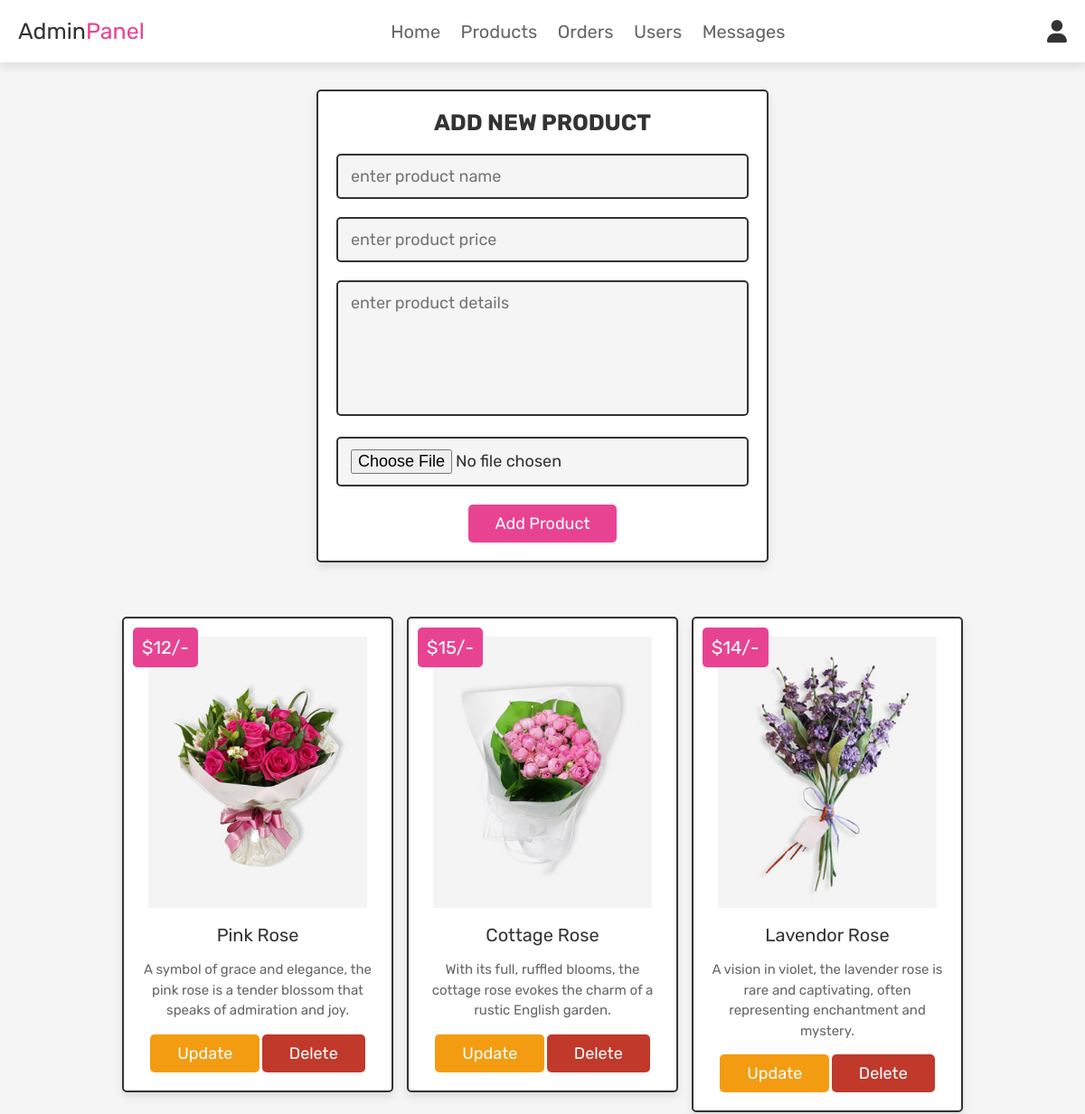
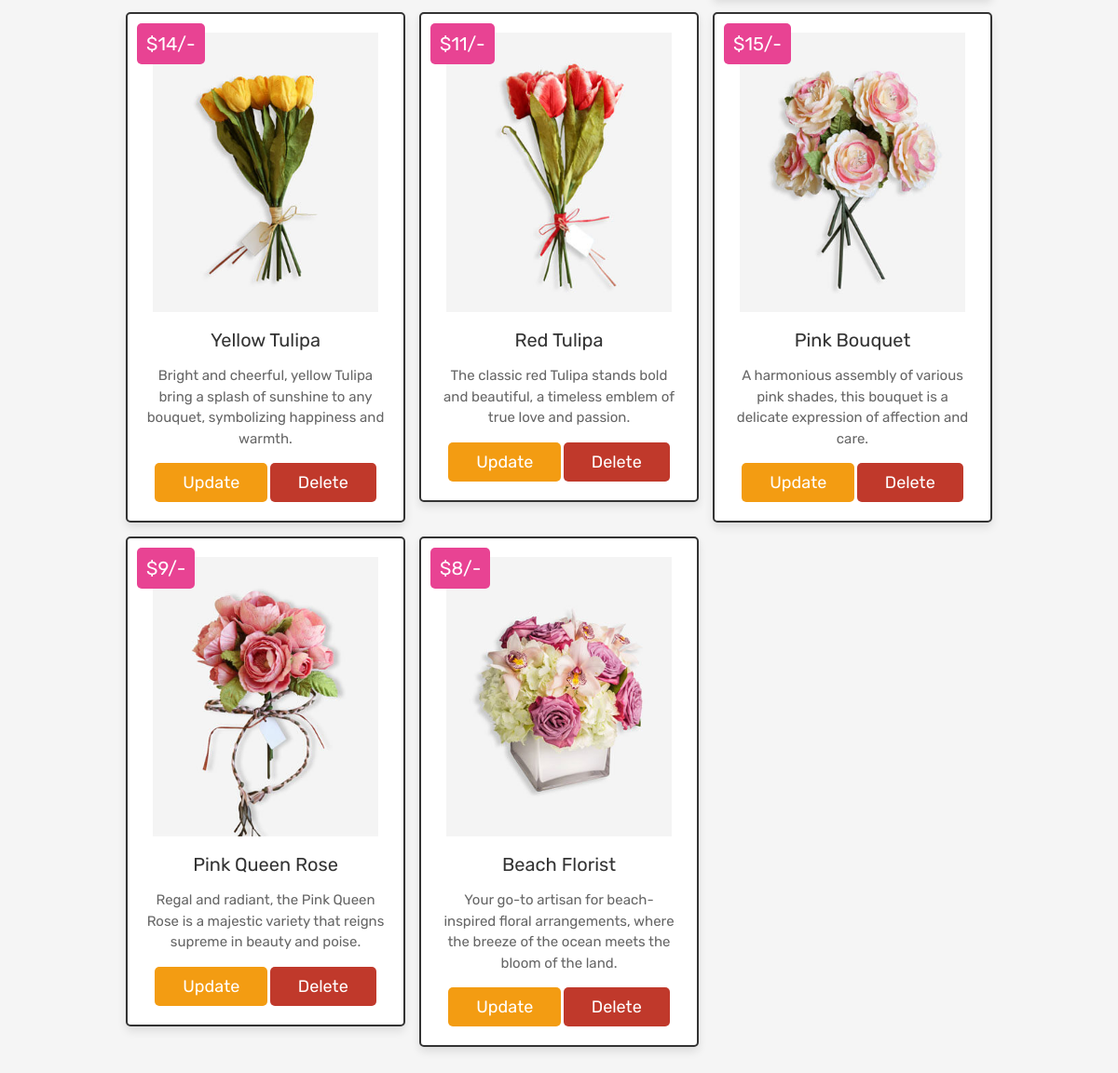
The page /admin_products.php (signed in) on the database its author committed (2 pictures, top to bottom).
### tables this page shows
CREATE TABLE `products` (
  `id` int(100) NOT NULL,
  `name` varchar(100) NOT NULL,
  `details` varchar(500) NOT NULL,
  `price` int(100) NOT NULL,
  `image` varchar(100) NOT NULL
);

### admin_products.php (the view, shortened to what this page needs)
<?php
@include 'config.php';
?>
<!DOCTYPE html>
<html lang="en">
<head>
   <link rel="stylesheet" href="https://cdnjs.cloudflare.com/ajax/libs/font-awesome/6.0.0/css/all.min.css">
   <link rel="stylesheet" href="css/admin_style.css">
</head>
<body>
<?php @include 'admin_header.php'; ?>
<section class="add-products">
   <form action="" method="POST" enctype="multipart/form-data">
      <h3>add new product</h3>
      <input type="text" class="box" required placeholder="enter product name" name="name">
      <input type="number" min="0" class="box" required placeholder="enter product price" name="price">
      <textarea name="details" class="box" required placeholder="enter product details" cols="30" rows="10"></textarea>
      <input type="file" accept="image/jpg, image/jpeg, image/png" required class="box" name="image">
      <input type="submit" value="add product" name="add_product" class="btn">
   </form>
</section>
<section class="show-products">
   <div class="box-container">
      <?php
         $select_products = mysqli_query($conn, "SELECT * FROM `products`") or die('query failed');
         if(mysqli_num_rows($select_products) > 0){
            while($fetch_products = mysqli_fetch_assoc($select_products)){
      ?>
      <div class="box">
         <div class="price">$<?php echo $fetch_products['price']; ?>/-</div>
         <img class="image" src="uploaded_img/<?php echo $fetch_products['image']; ?>" alt="">
         <div class="name"><?php echo $fetch_products['name']; ?></div>
         <div class="details"><?php echo $fetch_products['details']; ?></div>
         <a href="admin_update_product.php?update=<?php echo $fetch_products['id']; ?>" class="option-btn">update</a>
         <a href="admin_products.php?delete=<?php echo $fetch_products['id']; ?>" class="delete-btn" onclick="return confirm('delete this product?');">delete</a>
      </div>
      <?php
         }
      }else{
         echo '<p class="empty">no products added yet!</p>';
      }
      ?>
   </div>
</section>
</body>
</html>

### admin_header.php (shortened to what this page needs)
<header class="header">
   <div class="flex">
      <a href="admin_page.php" class="logo">Admin<span>Panel</span></a>
      <nav class="navbar">
         <a href="admin_page.php">Home</a>
         <a href="admin_products.php">Products</a>
         <a href="admin_orders.php">Orders</a>
         <a href="admin_users.php">Users</a>
         <a href="admin_contacts.php">Messages</a>
      </nav>
      <div class="icons">
         <div id="user-btn" class="fas fa-user"></div>
      </div>
   </div>
</header>

### css/admin_style.css (style rules this page uses)
:root { --pink:#e84393; --red:#c0392b; --orange:#f39c12; --black:#333; --white:#fff; --light-color:#666; --light-white:#ccc; --light-bg:#f5f5f5; --border:.2rem solid var(--black); --box-shadow:0 .5rem 1rem rgba(0,0,0,.1); }
* { font-family: 'Rubik', sans-serif; margin:0; padding:0; box-sizing: border-box; outline: none; border:none; text-decoration: none; transition:all .2s linear; }
html { font-size: 62.5%; overflow-x: hidden; scroll-behavior: smooth; scroll-padding-top: 6.5rem; }
body { background: var(--light-bg); }
section { padding:3rem 2rem; }
.btn, .delete-btn, .option-btn { display: inline-block; border-radius: .5rem; margin-top: 1rem; font-size: 1.8rem; color:var(--white); cursor: pointer; padding:1rem 3rem; text-transform: capitalize; }
.btn { background-color: var(--pink); }
.delete-btn { background-color: var(--red); }
.option-btn { background-color: var(--orange); }
.header { position: sticky; top:0; left:0; right:0; z-index: 1000; background-color: var(--white); box-shadow: var(--box-shadow); }
.header .flex { display: flex; align-items: center; justify-content: space-between; padding:2rem; max-width: 1200px; margin:0 auto; position: relative; }
.header .flex .icons div { font-size: 2.5rem; margin-left: 1.7rem; cursor: pointer; color:var(--black); }
.header .flex .navbar a { margin:0 1rem; font-size: 2rem; color:var(--light-color); }
.header .flex .logo { font-size: 2.5rem; color:var(--black); }
.header .flex .logo span { color:var(--pink); }
.add-products form { max-width: 50rem; border-radius: .5rem; background-color: var(--white); border:var(--border); padding:2rem; text-align: center; margin:0 auto; box-shadow: var(--box-shadow); }
.add-products form h3 { font-size: 2.5rem; text-transform: uppercase; color:var(--black); margin-bottom: 1rem; }
.add-products form .box { width: 100%; margin:1rem 0; font-size: 1.8rem; color:var(--black); border-radius: .5rem; background-color: var(--light-bg); padding:1.2rem 1.4rem; border:var(--border); }
.add-products form textarea { height: 15rem; resize: none; }
.show-products .box-container { display: grid; grid-template-columns: repeat(auto-fit, 30rem); gap:1.5rem; align-items: flex-start; max-width: 1200px; margin: 0 auto; justify-content: center; }
.show-products .box-container .box { text-align: center; padding:2rem; border:var(--border); background-color: var(--white); box-shadow: var(--box-shadow); border-radius: .5rem; position: relative; }
.show-products .box-container .box .image { height: 30rem; margin-bottom: .5rem; }
.show-products .box-container .box .price { background-color: var(--pink); position: absolute; top:1rem; left:1rem; border-radius: .5rem; color:var(--white); padding:1rem; font-size: 2rem; }
.show-products .box-container .box .name { margin:1rem 0; font-size: 2rem; color:var(--black); }
.show-products .box-container .box .details { line-height: 1.5; color:var(--light-color); font-size: 1.5rem; padding:.5rem 0; }

### rows shown on the page
products: price "12", image (picture), name "Pink Rose", details "A symbol of grace and elegance, the pink rose is a tender blossom that speaks of admiration and joy."
products: price "15", image (picture), name "Cottage Rose", details "With its full, ruffled blooms, the cottage rose evokes the charm of a rustic English garden."
products: price "14", image (picture), name "Lavendor Rose", details "A vision in violet, the lavender rose is rare and captivating, often representing enchantment and mystery."
products: price "14", image (picture), name "Yellow Tulipa", details "Bright and cheerful, yellow Tulipa bring a splash of sunshine to any bouquet, symbolizing happiness and warmth."
products: price "11", image (picture), name "Red Tulipa", details "The classic red Tulipa stands bold and beautiful, a timeless emblem of true love and passion."
products: price "15", image (picture), name "Pink Bouquet", details "A harmonious assembly of various pink shades, this bouquet is a delicate expression of affection and care."
products: price "9", image (picture), name "Pink Queen Rose", details "Regal and radiant, the Pink Queen Rose is a majestic variety that reigns supreme in beauty and poise."
products: price "8", image (picture), name "Beach Florist", details "Your go-to artisan for beach-inspired floral arrangements, where the breeze of the ocean meets the bloom of the land."
